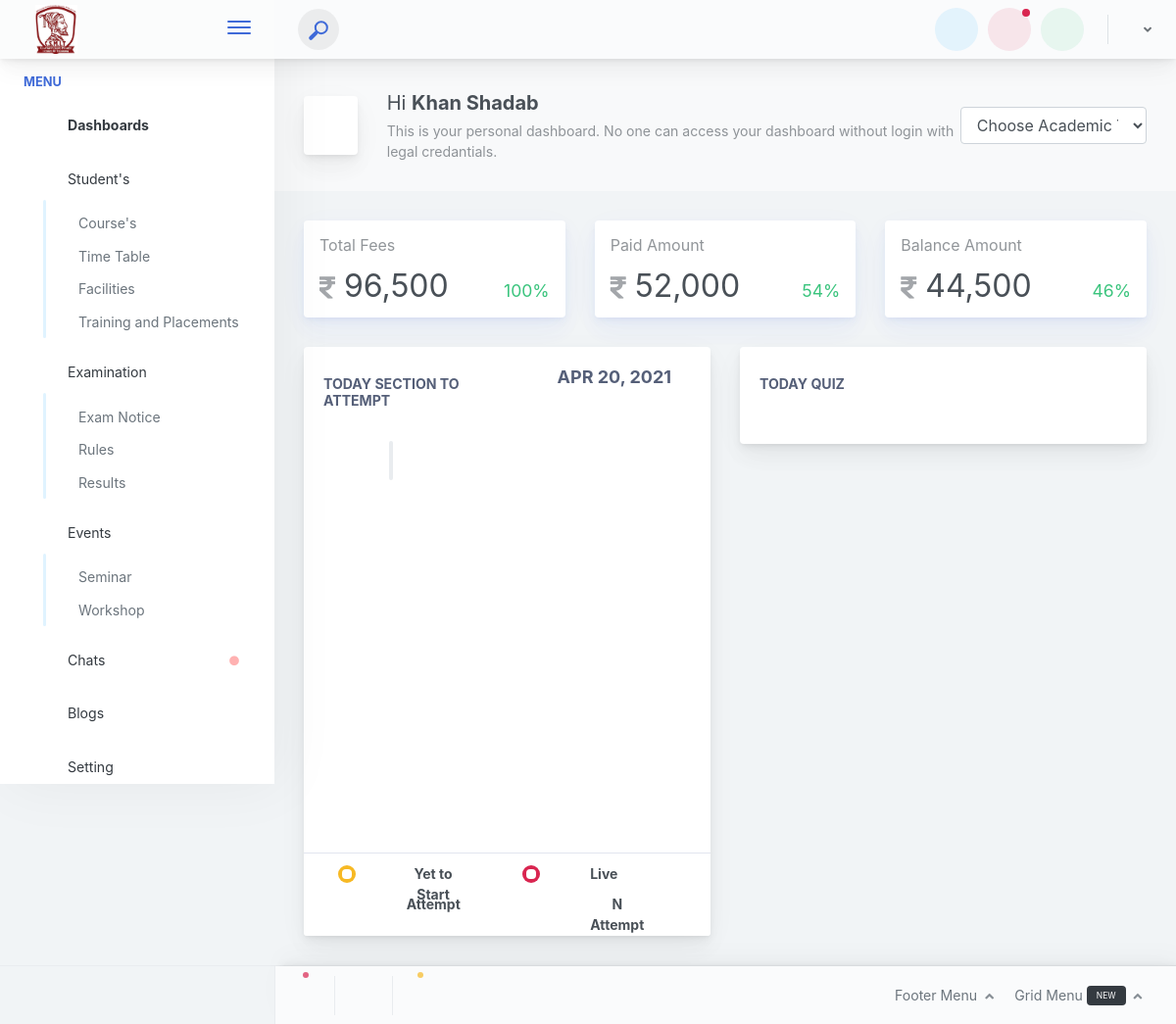
Before: /Student/index.php (signed in) with the older database file.
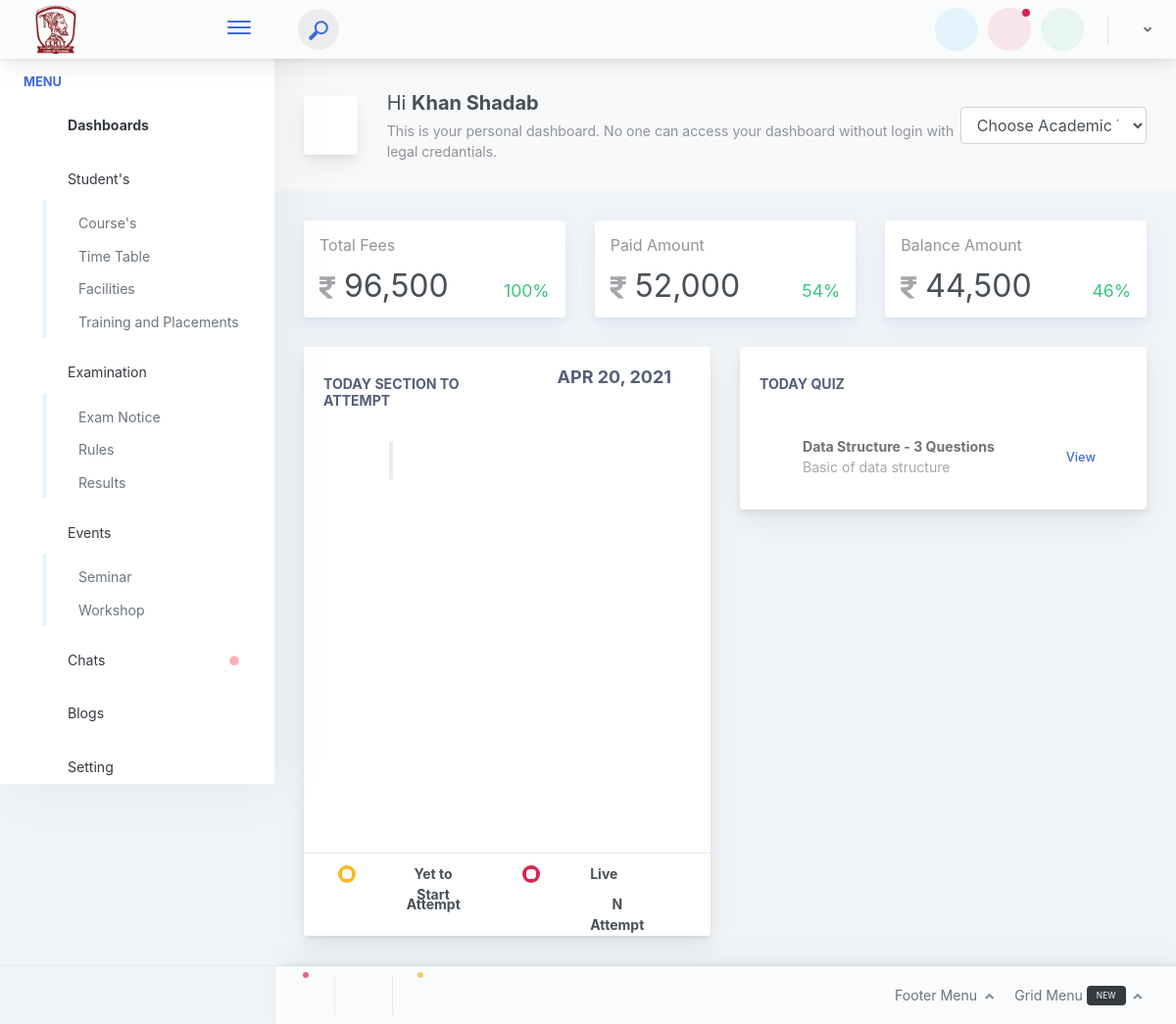
After: the same page with the newer database file.
### tables this page shows
CREATE TABLE `student_login` (
  `id` int(11) NOT NULL,
  `Admission_NO` int(11) NOT NULL,
  `firstname` varchar(255) NOT NULL,
  `last_name` varchar(255) NOT NULL,
  `password` varchar(255) NOT NULL,
  `picture_link` varchar(255) NOT NULL,
  `STUDENT_DOB` date NOT NULL,
  `MOTHERNAME` varchar(255) NOT NULL,
  `PLACEOFBIRTH` varchar(255) NOT NULL,
  `GENDER` varchar(255) NOT NULL,
  `ADDRESS` text NOT NULL,
  `FATHERMOBILEPHONE` varchar(255) NOT NULL,
  `MOTHERMOBILEPHONE` varchar(255) NOT NULL,
  `FATHERPROFESSION` varchar(11) NOT NULL,
  `MOTHERPROFESSION` varchar(11) NOT NULL,
  `FATHERNAME` varchar(255) NOT NULL,
  `enroll_no` varchar(255) NOT NULL,
  `DEPARTMENT` varchar(255) NOT NULL,
  `BRANCH` varchar(255) NOT NULL,
  `semester` int(1) NOT NULL DEFAULT '0',
  `added_on` datetime NOT NULL
);

CREATE TABLE `student_fees_details` (
  `id` int(11) NOT NULL,
  `Admission_No` int(11) NOT NULL,
  `Std_EnrollNo` varchar(11) NOT NULL,
  `Total_fees` int(11) NOT NULL,
  `Paid_Fees` int(11) NOT NULL,
  `Balance_Fees` int(11) NOT NULL,
  `Payment_Date` datetime NOT NULL,
  `Payment_Status` varchar(255) NOT NULL
);

CREATE TABLE `quiz_question` (
  `quiz_question_id` int(11) NOT NULL,
  `question_name` varchar(255) NOT NULL,
  `faculty_created_id` varchar(255) NOT NULL,
  `subject_name` varchar(255) NOT NULL,
  `quiz_topic` varchar(255) NOT NULL,
  `question_marks` int(11) NOT NULL,
  `quiz_date` varchar(255) NOT NULL,
  `quiz_start_time` varchar(100) NOT NULL,
  `status` int(11) NOT NULL
);

### Student/session.php (called while the page is built, shortened)
<?php
require '../reuseable_files/database.inc.php';
require '../reuseable_files/functions_demand.inc.php';
if(isset($_SESSION['STD_ID'])){
	$sql = "SELECT * FROM student_login where id = '".$_SESSION['STD_ID']."'";
	$res = mysqli_query($con,$sql);
	$student_login = mysqli_fetch_assoc($res);
}

### reuseable_files/functions_demand.inc.php (called while the page is built, shortened)
	<?php
function student_fees_details($admission_no){
	global $con;
	$arr=array();
	$res=mysqli_query($con,"select * from student_fees_details where Admission_No='$admission_no'");
	while($row=mysqli_fetch_assoc($res)){
		$arr[]=$row;
		$arr[0]['total_fees_percentage'] = '100%';
		$total_fees = $row['Total_fees'];
		$paid_fees = $row['Paid_Fees'];
		$paid_percentage = ($total_fees - $paid_fees) / $total_fees * 100;
		$arr[0]['remain_fees_percentage'] = number_format($paid_percentage);
		if (number_format($paid_percentage) > 50) {
			$arr[0]['paid_percentage_color_impression'] = 'danger';
		}else{
			$arr[0]['paid_percentage_color_impression'] = 'success';
		}
		$total_fees = $row['Total_fees'];
		$remain_fees = $row['Balance_Fees'];
		$remain_percentage = ($total_fees - $remain_fees) / $total_fees * 100;
		$arr[0]['paid_fees_percentage'] = number_format($remain_percentage);
		if ( 50 < $remain_percentage) {
			$arr[0]['remain_percentage_color_impression'] = 'success';
		}else{
			$arr[0]['remain_percentage_color_impression'] = 'danger';
		}
	}
	return $arr;
}
function SubjectQuzForToday($today_date){
	global $con;
	$arr[] = array();
	$res=mysqli_query($con,"SELECT * FROM `quiz_question` LEFT JOIN faculty_login on quiz_question.faculty_created_id = faculty_login.faculty_login_id  where  quiz_date = '$today_date' && quiz_question.status = '1' GROUP BY subject_name");
	while ($row = mysqli_fetch_assoc($res)) {
			$arr[] = $row;
	}
	return $arr;
}
function numberofquestonpersubjectQuiz($subject_name,$quiz_date){
	global $con;
	$res = mysqli_query($con, "SELECT COUNT(*) AS numberofquestonpersubjectQuiz FROM `quiz_question` WHERE  subject_name = '$subject_name' && quiz_date = '$quiz_date'  && status = '1'");
	$row = mysqli_fetch_assoc($res);
	return $row;
}

### Student/index.php (the view, shortened to what the rows shown need)
<?php
   require 'studets_resuse_files/header.php';
   $fees_details = student_fees_details($student_login['Admission_NO'])[0];
   ?>
<div class="app-main__outer">
<div class="app-main__inner">
   <div class="app-page-title">
      <div class="page-title-wrapper">
         <div class="page-title-heading">
            <div>
               Hi <strong><?= $full_name_student ?></strong>
               <div class="page-title-subheading">This is your personal dashboard. No one can access your dashboard without login with legal credantials.</div>
            </div>
         </div>
      </div>
   </div>
   <div class="tabs-animation">
      <div class="row">
         <div class="col-md-6 col-xl-4">
            <div class="card-shadow-primary mb-3 widget-chart widget-chart2 text-left card">
               <div class="widget-chat-wrapper-outer">
                  <div class="widget-chart-content">
                     <div class="widget-chart-flex">
                        <div class="widget-numbers mb-0 w-100">
                           <div class="widget-chart-flex">
                              <div class="fsize-4">
                                 <small class="opacity-5"><i class="fas fa-rupee-sign"></i></small>
                                 <?= number_format($fees_details['Total_fees']) ?>
                              </div>
                              <div class="ml-auto">
                                 <div class="widget-title ml-auto font-size-lg font-weight-normal text-muted">
                                 </div>
                              </div>
                           </div>
                        </div>
                     </div>
                  </div>
               </div>
            </div>
         </div>
         <div class="col-md-6 col-xl-4">
            <div class="card-shadow-primary mb-3 widget-chart widget-chart2 text-left card">
               <div class="widget-chat-wrapper-outer">
                  <div class="widget-chart-content">
                     <div class="widget-chart-flex">
                        <div class="widget-numbers mb-0 w-100">
                           <div class="widget-chart-flex">
                              <div class="fsize-4">
                                 <small class="opacity-5"><i class="fas fa-rupee-sign"></i></small>
                                 <?= number_format($fees_details['Paid_Fees']) ?>
                              </div>
                              <div class="ml-auto">
                                 <div class="widget-title ml-auto font-size-lg font-weight-normal text-muted">
                                 </div>
                              </div>
                           </div>
                        </div>
                     </div>
                  </div>
               </div>
            </div>
         </div>
         <div class="col-md-6 col-xl-4">
            <div class="card-shadow-primary mb-3 widget-chart widget-chart2 text-left card">
               <div class="widget-chat-wrapper-outer">
                  <div class="widget-chart-content">
                     <div class="widget-chart-flex">
                        <div class="widget-numbers mb-0 w-100">
                           <div class="widget-chart-flex">
                              <div class="fsize-4">
                                 <small class="opacity-5"><i class="fas fa-rupee-sign"></i></small>
                                 <?= number_format($fees_details['Balance_Fees']) ?>
                              </div>
                              <div class="ml-auto">
                                 <div class="widget-title ml-auto font-size-lg font-weight-normal text-muted">
                                 </div>
                              </div>
                           </div>
                        </div>
                     </div>
                  </div>
               </div>
            </div>
         </div>
      </div>
      <div class="row">
         <div class="col-12 col-sm-12 col-lg-6" >
             <div class="main-card mb-3 card">
              <div class="card-body">
                     <div class="scrollbar-container ps ps--active-y">
                        <ul class="todo-list-wrapper list-group list-group-flush">
                              <?php
                                $total_quiz_today = array_filter(SubjectQuzForToday(date('Y-m-d')));
                                foreach ($total_quiz_today as $key => $value) {
                                  $numberofquestonpersubjectQuiz =  numberofquestonpersubjectQuiz($value['subject_name'],date('Y-m-d'));
                                  ?>
                                  <li class="list-group-item">
                                    <div class="widget-content p-0">
                                        <div class="widget-content-wrapper">
                                            <div class="widget-content-left">
                                                <div class="widget-heading"><?= $value['subject_name'].' - '.$numberofquestonpersubjectQuiz['numberofquestonpersubjectQuiz'].' Questions' ?></div>
                                                <div class="widget-subheading"><?= $value['quiz_topic'] ?></div>
                                            </div>
                                            <div class="widget-content-right">
                                                <a href="<?= FRONT_SITE_PATH_STUDENT.'quiz_today'.PHP_EXT.'?quiz_id='.urlencode($value['subject_name']).'&date='.$value['quiz_date'].'&topic='.urlencode($value['quiz_topic']).'&startTime='.$value['quiz_start_time'] ?>">
                                                  <button class="border-0 btn-transition btn btn-outline-primary ">
                                                      View
                                                  </button>
                                                </a>
                                            </div>
                                        </div>
                                    </div>
                                </li>
                                  <?php
                                }
                              ?>
                          </ul>
                        </div>
                     </div>
                  </div>
         </div>
      </div>
    <?php
   require 'studets_resuse_files/footer.php';
   ?>

Changed rows visible on the page:
added quiz_question: subject_name "Data Structure", numberofquestonpersubjectQuiz "3", quiz_topic "Basic of data structure"
